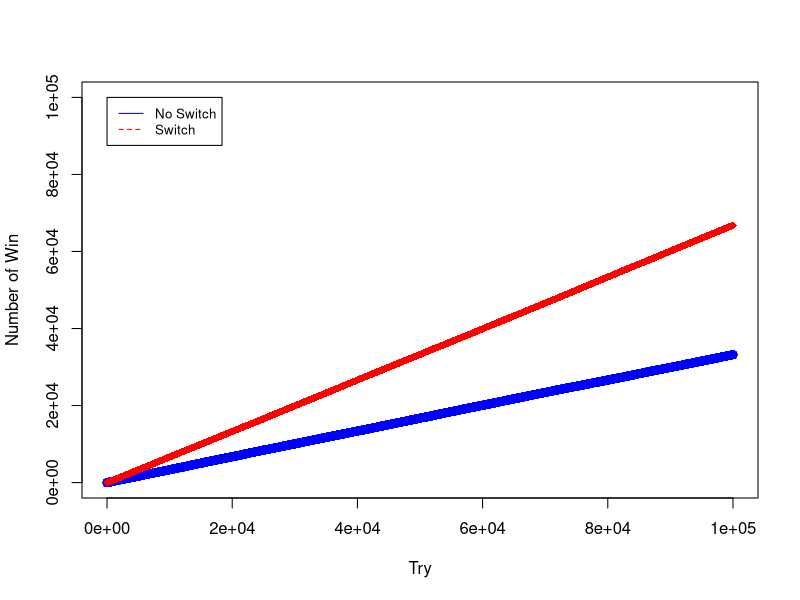

Write the R code that produced this figure.
## ---- chunk 1
library(knitr)
opts_chunk$set(tidy.opts=list(width.cutoff=60),tidy=TRUE)
## ---- chunk 2
getwd()

setwd("/Users/Marine/Documents/1_KTH/4_Courses/3_RMSW/Assignments/Quantitative")

getwd()
## ---- chunk 3

mdf <- read.csv("samples-100000.csv",header=T,sep=',',stringsAsFactors = F)

# check what variables are there
names(mdf)
summary(mdf)
## ---- chunk 4

#factorize the data

mdf$Sf=as.factor(mdf$S)
mdf$NSf=as.factor(mdf$NS)
#summary(mdf)
## ---- chunk 5
#Count all the wins in 2 sets : Switch or No Switch
countWin <- function(df) {
    # df is a dataframe
  
    l1 <- length(df$NS)
    sumWinS <- 0
    sumWinNS <- 0
    
    for (i in 1:l1) {
       
        if (df$S[i]=='W' & df$NS[i]=='L') {
          sumWinS <- sumWinS+1
          df$sumWinSwitched[i] <- sumWinS
          
          #Not changed:
          df$sumWinNotSwitched[i] <- sumWinNS
        }
        else if (df$S[i]=='L' & df$NS[i]=='W'){
          sumWinNS <- sumWinNS+1
          df$sumWinNotSwitched[i] <- sumWinNS
          
          #Not changed:
          df$sumWinSwitched[i] <- sumWinS
        }
    }
    return(df)
    
}

mdf <- countWin(mdf)

summary(mdf)
## ---- chunk 6

## ---- chunk 7

## ---- chunk 8
#Plot Win without switch
plot(mdf$sumWinNotSwitched, xlim=c(0.0,length(mdf$NS)), ylim=c(0.0,length(mdf$NS)), xlab='Try', ylab='Number of Win', col='blue', type="b", lty=1)

#Add Win with switch
lines(mdf$sumWinSwitched, pch=18, col="red", type="b", lty=2)

#Legend
legend(0, length(mdf$NS)-1, legend=c("No Switch", "Switch"),
       col=c("blue", "red"), lty=1:2, cex=0.8)
## ---- chunk 9
probWinWithSwitch = mdf$sumWinSwitched[length(mdf$NS)]/(length(mdf$NS))
## ---- chunk 10
probWinWithSwitch
